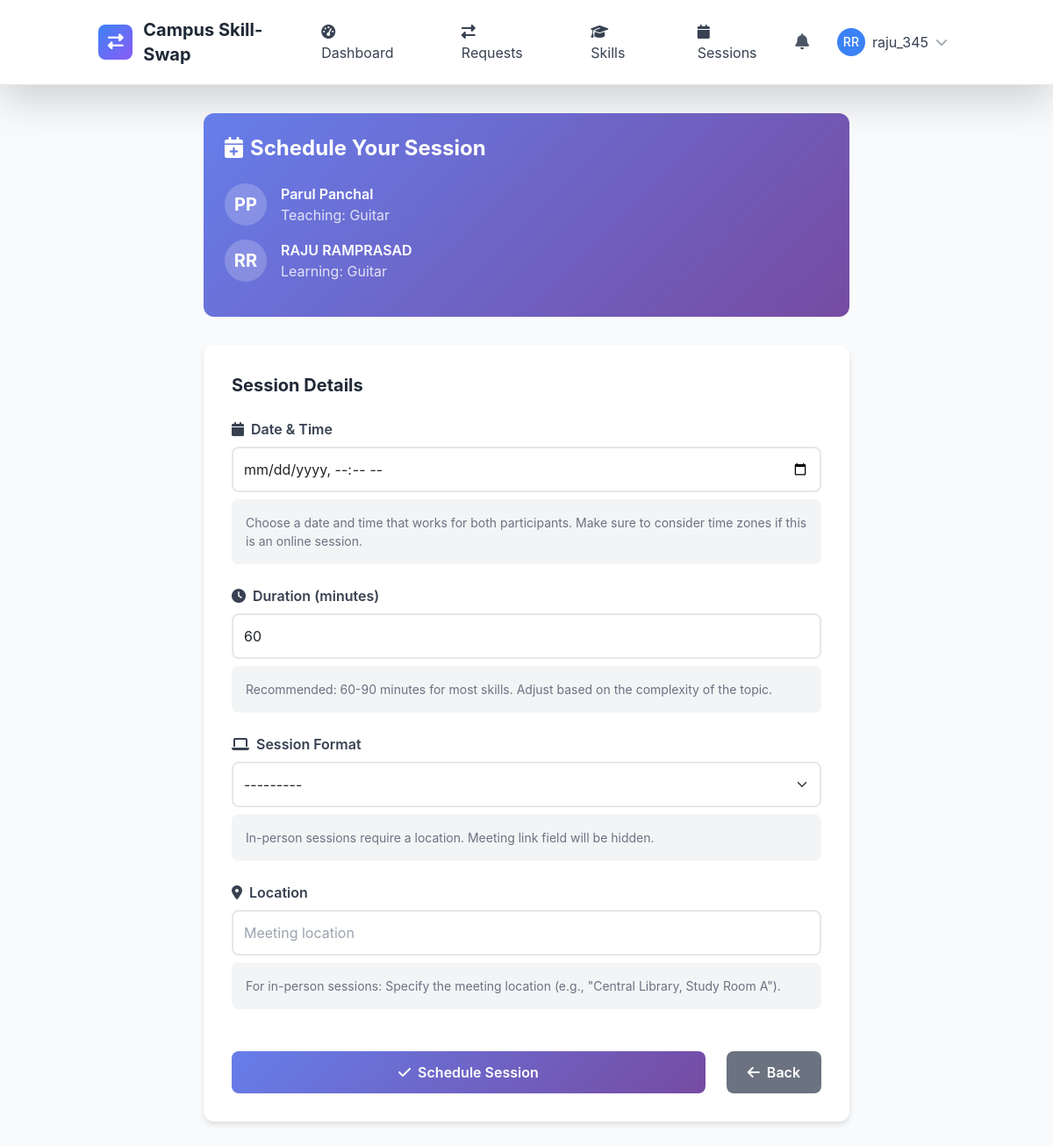
/sessions/schedule/4/ (signed in), run on the app's committed database.
### skill_sessions/models.py (models this page shows, shortened)
class SkillSwapRequest(models.Model):
    STATUS_CHOICES = [
        ('pending', 'Pending'),
        ('accepted', 'Accepted'),
        ('declined', 'Declined'),
        ('cancelled', 'Cancelled'),
        ('expired', 'Expired'),
    ]
    requester = models.ForeignKey(User, on_delete=models.CASCADE, related_name='sent_requests')
    recipient = models.ForeignKey(User, on_delete=models.CASCADE, related_name='received_requests')
    offered_skill = models.ForeignKey(OfferedSkill, on_delete=models.CASCADE, related_name='swap_requests')
    desired_skill = models.ForeignKey(DesiredSkill, on_delete=models.CASCADE, related_name='swap_requests', null=True, blank=True)
    status = models.CharField(max_length=20, choices=STATUS_CHOICES, default='pending')
    message = models.TextField(blank=True, help_text="Personal message from the requester")
    proposed_duration = models.PositiveIntegerField(default=60, help_text="Proposed session duration in minutes")
    proposed_format = models.CharField(max_length=20, choices=[
        ('online', 'Online'),
        ('in_person', 'In-Person'),
        ('flexible', 'Flexible'),
    ], default='flexible')
    proposed_location = models.CharField(max_length=200, blank=True, help_text="For in-person sessions")
    created_at = models.DateTimeField(auto_now_add=True)
    updated_at = models.DateTimeField(auto_now=True)
    expires_at = models.DateTimeField()
    responded_at = models.DateTimeField(null=True, blank=True)
    response_message = models.TextField(blank=True)
    class Meta:
        ordering = ['-created_at']
        db_table = 'swaprequest'

### skills/models.py (models this page shows, shortened)
class OfferedSkill(models.Model):
    PROFICIENCY_LEVELS = [
        ('beginner', 'Beginner'),
        ('intermediate', 'Intermediate'),
        ('advanced', 'Advanced'),
        ('expert', 'Expert'),
    ]
    user = models.ForeignKey(User, on_delete=models.CASCADE, related_name='offered_skills')
    skill = models.ForeignKey(Skill, on_delete=models.CASCADE, related_name='offered_by_users')
    proficiency_level = models.CharField(max_length=20, choices=PROFICIENCY_LEVELS)
    description = models.TextField(blank=True, help_text="Describe your experience with this skill")
    years_of_experience = models.PositiveIntegerField(default=0)
    is_active = models.BooleanField(default=True)
    teaching_preference = models.CharField(max_length=20, choices=[
        ('online', 'Online Only'),
        ('in_person', 'In-Person Only'),
        ('both', 'Both Online and In-Person'),
    ], default='both')
    max_students_per_session = models.PositiveIntegerField(default=1)
    created_at = models.DateTimeField(auto_now_add=True)
    updated_at = models.DateTimeField(auto_now=True)
    total_sessions = models.PositiveIntegerField(default=0)
    average_rating = models.FloatField(default=0.0)
    class Meta:
        ordering = ['-created_at']
        unique_together = ['user', 'skill']
        db_table = 'offeredskill'

class Skill(models.Model):
    name = models.CharField(max_length=100)
    category = models.ForeignKey(SkillCategory, on_delete=models.CASCADE, related_name='skills')
    description = models.TextField(blank=True)
    is_popular = models.BooleanField(default=False)
    created_at = models.DateTimeField(auto_now_add=True)
    updated_at = models.DateTimeField(auto_now=True)
    class Meta:
        ordering = ['category__name', 'name']
        unique_together = ['name', 'category']

### skill_sessions/views.py (the view, shortened to what this page needs)
# urls.py: path('schedule/<int:request_id>/', views.ScheduleSessionView.as_view(), name='schedule_session'),
class ScheduleSessionView(LoginRequiredMixin, CreateView):
    model = SkillSwapSession
    form_class = SessionScheduleForm
    template_name = 'skill_sessions/schedule_session.html'
    success_url = reverse_lazy('skill_sessions:session_list')
    def get_context_data(self, **kwargs):
        context = super().get_context_data(**kwargs)
        request_obj = get_object_or_404(SkillSwapRequest, pk=self.kwargs['request_id'])
        if self.request.user not in [request_obj.requester, request_obj.recipient]:
            raise PermissionDenied("You are not authorized to schedule this session.")
        if request_obj.status != 'accepted':
            raise PermissionDenied("This request has not been accepted yet.")
        if hasattr(request_obj, 'session') and request_obj.session.status not in ['cancelled']:
            raise PermissionDenied("A session has already been scheduled for this request.")
        context['skill_request'] = request_obj
        return context
    def get_form(self, form_class=None):
        form = super().get_form(form_class)
        form.user = self.request.user
        return form

### skill_sessions/forms.py (shortened to what this page needs)
class SessionScheduleForm(forms.ModelForm):
    class Meta:
        model = SkillSwapSession
        fields = ['scheduled_date', 'duration_minutes', 'format', 'location', 'meeting_link']
        widgets = {
            'scheduled_date': forms.DateTimeInput(attrs={
                'type': 'datetime-local',
                'class': 'form-input'
            }),
            'duration_minutes': forms.NumberInput(attrs={
                'class': 'form-input',
                'min': '15',
                'max': '480',
                'step': '15'
            }),
            'format': forms.Select(attrs={'class': 'form-select'}),
            'location': forms.TextInput(attrs={
                'placeholder': 'Meeting location',
                'class': 'form-input'
            }),
            'meeting_link': forms.URLInput(attrs={
                'placeholder': 'https://meet.google.com/...',
                'class': 'form-input'
            }),
        }

### templates/skill_sessions/schedule_session.html (shortened to what this page needs)
{% extends 'base.html' %}
{% load static %}
{% block content %}
<div class="schedule-container">
    <div class="session-info">
        <h2 class="text-2xl font-bold mb-4">
            <i class="fas fa-calendar-plus mr-2"></i>Schedule Your Session
        </h2>
        <div class="user-info">
            <div class="user-avatar">
                {{ skill_request.recipient.first_name|first|upper }}{{ skill_request.recipient.last_name|first|upper }}
            </div>
            <div>
                <div class="font-semibold">{{ skill_request.recipient.get_full_name }}</div>
                <div class="opacity-80">Teaching: {{ skill_request.offered_skill.skill.name }}</div>
            </div>
        </div>
        <div class="user-info">
            <div class="user-avatar">
                {{ skill_request.requester.first_name|first|upper }}{{ skill_request.requester.last_name|first|upper }}
            </div>
            <div>
                <div class="font-semibold">{{ skill_request.requester.get_full_name }}</div>
                <div class="opacity-80">Learning: {{ skill_request.offered_skill.skill.name }}</div>
            </div>
        </div>
    </div>
    <div class="schedule-card">
        <h3 class="text-xl font-bold mb-4 text-gray-800">Session Details</h3>
        <form method="post" class="space-y-6">
            <div class="form-group">
                <label for="{{ form.scheduled_date.id_for_label }}" class="form-label">
                    <i class="fas fa-calendar mr-2"></i>Date & Time
                </label>
                {{ form.scheduled_date }}
                <div class="format-info">
                    Choose a date and time that works for both participants. Make sure to consider time zones if this is an online session.
                </div>
            </div>
            <div class="form-group">
                <label for="{{ form.duration_minutes.id_for_label }}" class="form-label">
                    <i class="fas fa-clock mr-2"></i>Duration (minutes)
                </label>
                {{ form.duration_minutes }}
                <div class="format-info">
                    Recommended: 60-90 minutes for most skills. Adjust based on the complexity of the topic.
                </div>
            </div>
            <div class="form-group">
                <label for="{{ form.format.id_for_label }}" class="form-label">
                    <i class="fas fa-laptop mr-2"></i>Session Format
                </label>
                {{ form.format }}
                <div class="format-info" id="format-info">
                </div>
            </div>
            <div class="form-group" id="location-group">
                <label for="{{ form.location.id_for_label }}" class="form-label">
                    <i class="fas fa-map-marker-alt mr-2"></i>Location
                </label>
                {{ form.location }}
                <div class="format-info">
                    For in-person sessions: Specify the meeting location (e.g., "Central Library, Study Room A").
                </div>
            </div>
            <div class="flex gap-4 pt-6">
                <button type="submit" class="btn btn-primary flex-1">
                    <i class="fas fa-check mr-2"></i>Schedule Session
                </button>
                <a href="{% url 'skill_sessions:request_management' %}" class="btn btn-secondary">
                    <i class="fas fa-arrow-left mr-2"></i>Back
                </a>
            </div>
        </form>
    </div>
</div>
{% endblock %}

### templates/base.html (shortened to what this page needs)
{% load static %}
<!DOCTYPE html>
<html lang="en" class="h-full">
<head>
    <script src="https://cdn.tailwindcss.com"></script>
    <link href="https://cdn.jsdelivr.net/npm/bootstrap@5.3.2/dist/css/bootstrap.min.css" rel="stylesheet">
    <link rel="stylesheet" href="https://cdnjs.cloudflare.com/ajax/libs/font-awesome/6.5.1/css/all.min.css">
</head>
<body class="bg-gray-50 h-full">
    <nav class="bg-white shadow-lg border-b">
        <div class="container mx-auto px-4">
            <div class="flex justify-between items-center py-3">
                <div class="flex items-center space-x-3">
                    <div class="w-10 h-10 gradient-bg rounded-lg flex items-center justify-center">
                        <i class="fas fa-exchange-alt text-white text-lg"></i>
                    </div>
                    <a href="{% url 'core:home' %}" class="text-xl font-bold text-gray-800 hover:text-blue-600 transition-colors">
                        Campus Skill-Swap
                    </a>
                </div>
                <div class="hidden md:flex items-center space-x-6">
                    {% if user.is_authenticated %}
                        <a href="{% url 'core:dashboard' %}" class="nav-link px-3 py-2 text-gray-700 hover:text-blue-600 transition-colors">
                            <i class="fas fa-tachometer-alt mr-2"></i>Dashboard
                        </a>
                        <a href="{% url 'skill_sessions:request_list' %}" class="nav-link px-3 py-2 text-gray-700 hover:text-blue-600 transition-colors">
                            <i class="fas fa-exchange-alt mr-2"></i>Requests
                        </a>
                        <a href="{% url 'skills:skill_list' %}" class="nav-link px-3 py-2 text-gray-700 hover:text-blue-600 transition-colors">
                            <i class="fas fa-graduation-cap mr-2"></i>Skills
                        </a>
                        <a href="{% url 'skill_sessions:session_management' %}" class="nav-link px-3 py-2 text-gray-700 hover:text-blue-600 transition-colors">
                            <i class="fas fa-calendar mr-2"></i>Sessions
                        </a>
                    {% endif %}
                </div>
                <div class="flex items-center space-x-4">
                    {% if user.is_authenticated %}
                        <div class="relative">
                            <button id="notificationBtn" class="relative p-2 text-gray-600 hover:text-blue-600 transition-colors">
                                <i class="fas fa-bell text-lg"></i>
                            </button>
                        </div>
                        <div class="relative">
                            <button id="userMenuBtn" class="flex items-center space-x-2 p-2 rounded-lg hover:bg-gray-100 transition-colors">
                                {% if user.profile.profile_picture %}
                                    <img src="{{ user.profile.profile_picture.url }}" alt="Profile" class="w-8 h-8 rounded-full">
                                {% else %}
                                    <div class="w-8 h-8 bg-blue-500 rounded-full flex items-center justify-center">
                                        <span class="text-white text-sm font-medium">{{ user.first_name|first|upper }}{{ user.last_name|first|upper }}</span>
                                    </div>
                                {% endif %}
                                <span class="hidden md:block text-gray-700">{{ user.username}}</span>
                                <i class="fas fa-chevron-down text-gray-400 text-sm"></i>
                            </button>
                        </div>
                    {% endif %}
                </div>
            </div>
        </div>
    </nav>
    <main class="min-h-screen">
        {% block content %}{% endblock %}
    </main>
</body>
</html>

### templates/base.html (style rules this page uses)
:root { --primary-color: #3B82F6; --secondary-color: #10B981; --accent-color: #8B5CF6; --warning-color: #F59E0B; --danger-color: #EF4444; }
body { font-family: 'Inter', -apple-system, BlinkMacSystemFont, sans-serif; }
.gradient-bg { background: linear-gradient(135deg, var(--primary-color) 0%, var(--accent-color) 100%); }

### templates/skill_sessions/schedule_session.html (style rules this page uses)
.schedule-container { max-width: 800px; margin: 0 auto; padding: 2rem; }
.schedule-card { background: white; border-radius: 12px; box-shadow: 0 4px 6px rgba(0, 0, 0, 0.1); padding: 2rem; margin-bottom: 2rem; }
.session-info { background: linear-gradient(135deg, #667eea 0%, #764ba2 100%); color: white; border-radius: 12px; padding: 1.5rem; margin-bottom: 2rem; }
.form-group { margin-bottom: 1.5rem; }
.form-label { display: block; font-weight: 600; color: #374151; margin-bottom: 0.5rem; }
.form-input { width: 100%; padding: 0.75rem; border: 2px solid #e5e7eb; border-radius: 8px; font-size: 1rem; transition: border-color 0.3s ease; }
.form-select { width: 100%; padding: 0.75rem; border: 2px solid #e5e7eb; border-radius: 8px; font-size: 1rem; background-color: white; transition: border-color 0.3s ease; }
.btn { padding: 0.75rem 1.5rem; border-radius: 8px; font-weight: 600; text-decoration: none; display: inline-block; transition: all 0.3s ease; cursor: pointer; border: none; font-size: 1rem; }
.btn-primary { background: linear-gradient(135deg, #667eea 0%, #764ba2 100%); color: white; }
.btn-secondary { background: #6b7280; color: white; }
.format-info { background: #f3f4f6; border-radius: 8px; padding: 1rem; margin-top: 0.5rem; font-size: 0.875rem; color: #6b7280; }
.user-info { display: flex; align-items: center; margin-bottom: 1rem; }
.user-avatar { width: 48px; height: 48px; border-radius: 50%; background: rgba(255, 255, 255, 0.2); display: flex; align-items: center; justify-content: center; margin-right: 1rem; font-size: 1.25rem; font-weight: bold; }

### data on the page
SkillSwapRequest: recipient.first_name|first "P", recipient.last_name|first "P", recipient.get_full_name "Parul Panchal", offered_skill.skill.name "Guitar", requester.first_name|first "R", requester.last_name|first "R", requester.get_full_name "RAJU RAMPRASAD"

### other printed values
{{ user.first_name|first|upper }} "R"
{{ user.last_name|first|upper }} "R"
{{ user.username }} "raju_345"
